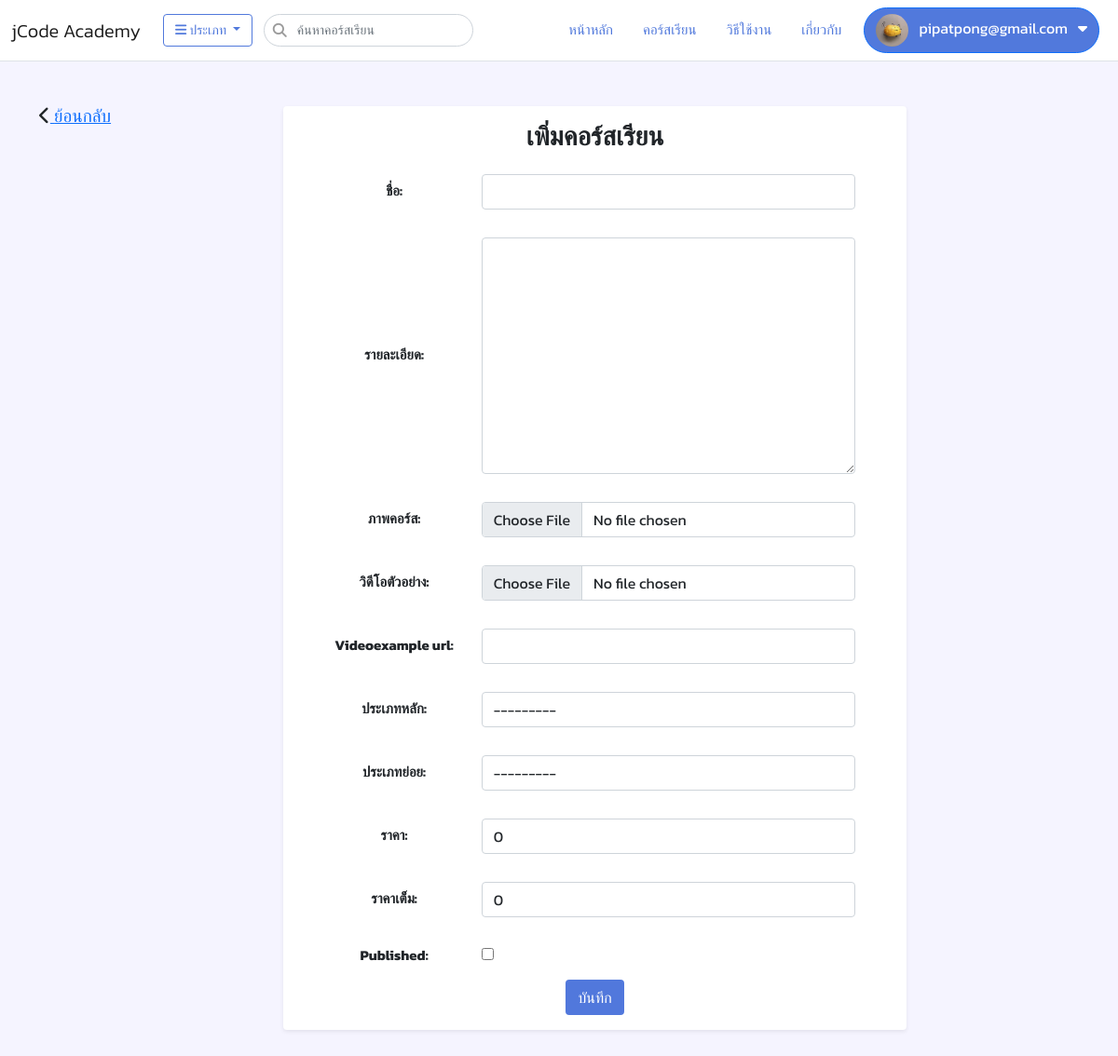
The page /video/add/ (signed in) on the database its author committed.
### app/models.py (models this page shows, shortened)
class Member(models.Model):
    user = models.ForeignKey(User, on_delete=models.CASCADE)
    user_code = models.CharField(max_length=50)
    Profile_image = models.FileField(upload_to='Profile', null=True, blank=True)
    description = models.TextField(null=True, blank=True)

class Category(models.Model):
    name = models.CharField(max_length=100)
    created = models.DateTimeField(auto_now_add=True)
    updated = models.DateTimeField(auto_now=True)
    def __str__(self):
        return self.name

class CategorySub(models.Model):
    category = models.ForeignKey(Category, on_delete=models.CASCADE)
    name = models.CharField(max_length=100)
    created = models.DateTimeField(auto_now_add=True)
    updated = models.DateTimeField(auto_now=True)
    def __str__(self):
        return self.name

### video/views.py (the view, shortened to what this page needs)
# urls.py: path('add/', views.video_add, name='video_add'),
def video_add(request):
    form = VideoForm()
    return render(request, 'video/course/add_course.html', {
        'form': form,
    })

### video/forms.py
class VideoForm(forms.ModelForm):
    class Meta:
        model = Video
        exclude = ['id','member', 'slug', 'created', 'updated']
        labels ={
            'name':'ชื่อ',
            'description':'รายละเอียด',
            'image':'ภาพคอร์ส',
            'videoexample':'วิดีโอตัวอย่าง',
            'category':'ประเภทหลัก',
            'category_sub':'ประเภทย่อย',
            'price':'ราคา',
            'price_before':'ราคาเต็ม'
        }
    def __init__(self, *args, **kwargs):
            super(VideoForm, self).__init__(*args, **kwargs)
            for field_name, field in self.fields.items():
                if field_name != 'published':
                    field.widget.attrs['class'] = 'form-control'

### app/context_processors1.py (called while the page is built)
def category_list(request):
    categories = Category.objects.all()
    category_subs = CategorySub.objects.all().order_by('category')
    ip=settings.VIDEO_SERVER_URL
    context = {
        'category_list':categories,
        'subcategory_list':category_subs,
        'ip':ip
    }
    return context

def member_list(request):
    members=Member.objects.filter(user_id=request.user.id).first()
    context={
        'member_list':members
    }
    return context

### templates/video/course/add_course.html (shortened to what this page needs)
{% extends "layout/baseform.html" %}
{% block content %}
<div class="container">
    <h6 style="float: left;"><i class="fa fa-chevron-left"></i><a href="{% url 'video:management_course' %}"> ย้อนกลับ</a></h6>
    <div class="row">
        <div class="col-lg-8 offset-lg-2">
            <div class="card shadow-sm mb-5 border-0">
                <div class="card-body">
            <h3 style="text-align: center;"><b>เพิ่มคอร์สเรียน</b></h3>
            <div class="formaddcourse">
            <form id ='add_form' method="post" enctype="multipart/form-data" novalidate style="text-align: center;" data-catsub-url="{% url 'video:ajax_load_category_sub' %}">
                <table class="table-form">
                    {{ form.as_table }}
                </table>
                <button type="submit" name="saveadd_button" class="btn btn-save">บันทึก</button>
            </form>
            </div>
                </div>
            </div>
    </div>
</div>
{% endblock %}

### templates/layout/baseform.html (shortened to what this page needs)
<!DOCTYPE html>
<html lang="en">
<head>
  <link href="https://cdn.jsdelivr.net/npm/bootstrap@5.0.2/dist/css/bootstrap.min.css" rel="stylesheet">
  <link href="https://cdnjs.cloudflare.com/ajax/libs/font-awesome/6.2.1/css/all.min.css" rel="stylesheet">
  <link href="https://cdn.jsdelivr.net/npm/sweetalert2@11.7.1/dist/sweetalert2.min.css" rel="stylesheet">
  {% load static %}
  <link rel="stylesheet" href="{% static 'css/styleform.css' %}">
</head>
<body>
  <nav class="navbar navbar-expand-md navbar-light  bg-white border-bottom mb-5">
    <div class="container-fluid">
      <a class="navbar-brand" href="{% url 'app:index' %}">jCode Academy</a>
      <div class="collapse navbar-collapse" id="navbarCollapse">
        <div class="d-flex">
          <div class="dropdown">
            <button class="btn btn-outline-primary btn-category dropdown-toggle mx-2" type="button" id="dropdownMenuButton"
              data-toggle="dropdown" aria-expanded="false">
              <i class="fa fa-bars"></i> ประเภท
            </button>
            {% regroup subcategory_list by category as category_list1 %}
          </div>
        <form method="post" action="{% url 'app:search' %}" >
        <div class="navbar-search ms-1">
          <i class="fa fa-search"></i>
        <input type="text" name="txtSearch" class="advanced2AutoCompleteInput form-control" placeholder="ค้นหาคอร์สเรียน" autocomplete="off">
      </div>
    </form>
    </div>
        <ul class="navbar-nav ms-auto mb-2 mb-md-0">
          <li class="nav-item mx-2">
            <a class="nav-link " aria-current="page" href="{% url 'app:index' %}">หน้าหลัก</a>
          </li>
          <li class="nav-item mx-2">
            <a class="nav-link" href="{% url 'video:index' %}">คอร์สเรียน</a>
          </li>
          <li class="nav-item mx-2">
            <a class="nav-link" href="#">วิธีใช้งาน</a>
          </li>
          <li class="nav-item mx-2">
            <a class="nav-link" href="#">เกี่ยวกับ</a>
          </li>
        </ul>
        {% if user.is_authenticated %}
        <div class="dropdown">
          <button class="btn btn-primary btn-profile dropdown mx-2" type="button" id="dropdownMenuButton"
            data-toggle="dropdown" aria-expanded="false">
            <div class="profile_img" >
              {% if member_list.Profile_image %}
              <img src="{{member_list.Profile_image.url}}" alt="" > &nbsp;
              {% endif %}
              {{request.user.email}} &nbsp;
              <i class="fa-solid fa-caret-down"></i>
            </div>
          </button>
        </div>
        {% endif %}
      </div>
    </div>
  </nav>
  <div class="container-fluid">
    {% block content %}{% endblock %}
  </div>
</body>
</html>

### static/css/styleform.css (style rules this page uses)
body { font-size: 15px; background-color: #f5f4ff; font-weight: 300; font-family: 'Kanit', sans-serif; }
.navbar-nav .nav-item .nav-link { color: #5179DC; }
.navbar-search { position: relative; margin: 2px 0; cursor: pointer; }
.navbar-search .fa { position: absolute; left: 10px; top:10px; color: rgb(155, 155, 155); }
.navbar-search .form-control { padding-left:35px ; font-weight: 300; font-size: 14px; border-radius: 20px; }
.profile_img img { width: 35px; height: 35px; border-radius: 50%; }
.btn-category { margin: 2px 0; font-size: 14px; color: #5179DC; border-color: #5179DC; }
h6 { font-size: 19px; }
.btn-profile { color: rgb(255, 255, 255); background-color: #5179DC; border-radius: 30px; }
.table-form { align-items: center; margin-left: auto; margin-right: auto; }
.table-form tr:nth-child(5) td { text-align: left; padding-left: 15px; }
.table-form tr:last-child td { text-align: left; padding-left: 15px; }
.table-form tr th { padding: 15px; }
.table-form tr td { padding: 15px; }
.btn-save { background-color: #5178dc; color: #FFF; }

### rows shown on the page
Member: Profile_image (picture)
CategorySub: category "---------"

### other values the page prints
{{ request.user.email }} "pipatpong@gmail.com"
